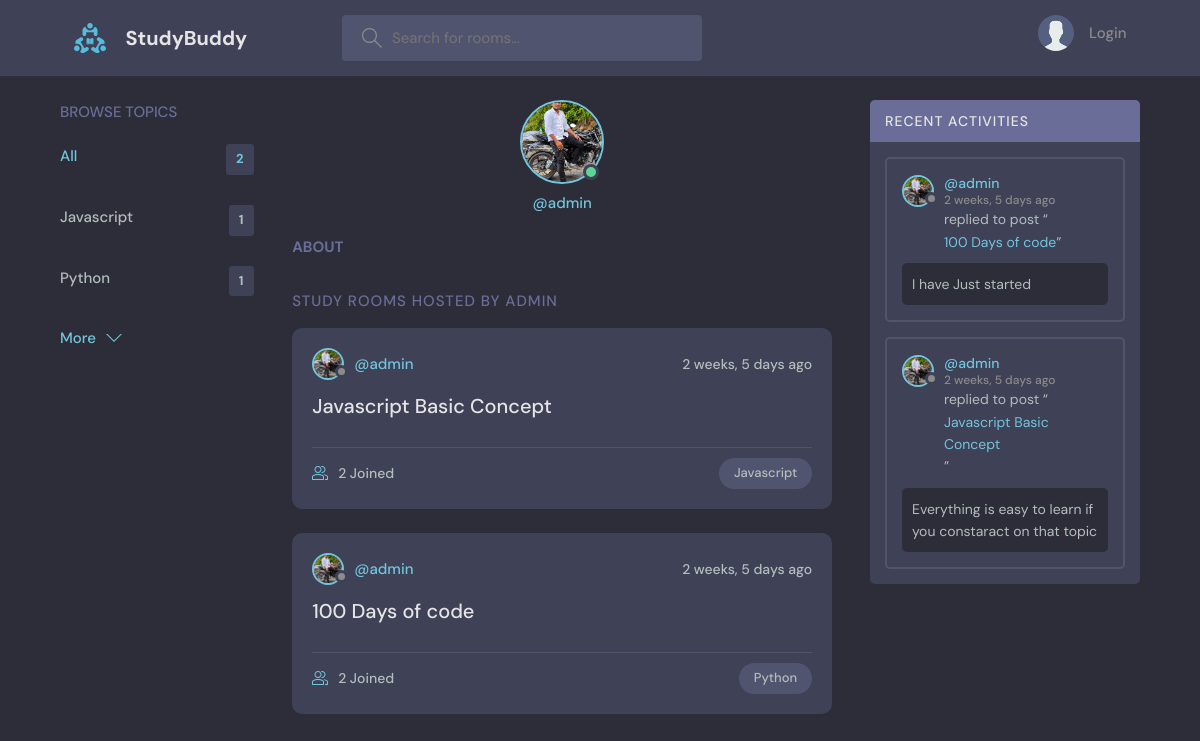
Page /room/user-profile/1 on the committed database.
### room/models.py (models this page shows, shortened)
class Topic(models.Model):
    name = models.CharField(max_length=200)

class Room(models.Model):
    host = models.ForeignKey(User, on_delete=models.SET_NULL , null=True)
    topic = models.ForeignKey(Topic, on_delete=models.SET_NULL , null=True)
    name = models.CharField(max_length=200)
    description = models.TextField(max_length=500,null=True, blank=True)
    participants = models.ManyToManyField(User , related_name="participants", blank=True)
    updated = models.DateTimeField(auto_now=True)
    created = models.DateTimeField(auto_now=True)
    def __str__(self):
        return self.name

class Message(models.Model):
    user = models.ForeignKey(User, on_delete=models.CASCADE)
    room = models.ForeignKey(Room , on_delete=models.CASCADE)
    body = models.TextField()
    updated = models.DateTimeField(auto_now=True)
    created = models.DateTimeField(auto_now=True)
    class Meta:
        ordering = ['-updated' , '-created']

### pages/models.py (models this page shows, shortened)
class profile(models.Model):
    user = models.OneToOneField(User , on_delete=models.CASCADE)
    profile_picture = models.ImageField(upload_to="static/profiles")
    bio = models.TextField()

### room/views.py (the view)
# urls.py: path('user-profile/<str:pk>',views.user_profile,name="user-profile"),
def user_profile(request,pk):
    Topic_list = Topic.objects.all()
    user = User.objects.get(pk=pk)
    rooms = Room.objects.filter(host = User.objects.get(username=user.username))
    room_message = Message.objects.filter(user = User.objects.get(username=user.username))
    context = {
        'Topic_list' : Topic_list,
        'user' : user,
        'rooms' : rooms,
        'room_message' : room_message
    }
    return render(request,"room/user_profile.html",context)

### room/templates/room/user_profile.html (shortened to what this page needs)
{% extends 'pages/base.html' %}
{% block content %}
<main class="profile-page layout layout--3">
    <div class="container">
      {% include 'pages/topic_component.html' %}
      <div class="roomList">
        <div class="profile">
          <div class="profile__avatar">
            <div class="avatar avatar--large active">
              <img src="{{user.profile.profile_picture.url}}" />
            </div>
          </div>
          <div class="profile__info">
            <p>@{{user.username}}</p>
          </div>
          <div class="profile__about">
            <h3>About</h3>
          </div>
        </div>
        <div class="roomList__header">
          <div>
            <h2>Study Rooms Hosted by {{user.username}}</a>
            </h2>
          </div>
        </div>
        {% include 'pages/feed_component.html' %}
      </div>
      {% include 'pages/activity_component.html' %}
    </div>
  </main>
{% endblock content %}

### pages/templates/pages/base.html (shortened to what this page needs)
{% load static %}
<!DOCTYPE html>
<html lang="en">
  <head>
    <link rel="stylesheet" href="{% static 'styles/style.css' %}"/>
  </head>
  <body>
  {% include 'pages/navbar.html' %}
{% block content %}
{% endblock content %}
  </body>
</html>

### pages/templates/pages/navbar.html (shortened to what this page needs)
{% load static %}
<header class="header header--loggedIn">
  <div class="container">
    <a href="/" class="header__logo">
      <img src="{% static 'images/logo.svg' %}" />
      <h1>StudyBuddy</h1>
    </a>
    <form method="GET" class="header__search" action="">
      <label>
        <input placeholder="Search for rooms..." name="q"/>
      </label>
    </form>
    <nav class="header__menu">
      {% if request.user.is_authenticated %}
      <div class="header__user">
        <a href="{% url 'current_user_profile' %}">
          <div class="avatar avatar--medium active">
            <img src="{{request.user.profile.profile_picture.url}}" />
          </div>
          <p>{{request.user.username}} <span>@{{request.user.username}}</span></p>
        </a>
        <button class="dropdown-button">
          <svg
            version="1.1"
            xmlns="http://www.w3.org/2000/svg"
            width="32"
            height="32"
            viewBox="0 0 32 32"
          >
            <title>chevron-down</title>
            <path d="M16 21l-13-13h-3l16 16 16-16h-3l-13 13z"></path>
          </svg>
        </button>
      </div>
      {% else %}
      <a href="{% url 'login' %}">
        <img src="{% static 'images/avatar.svg' %}" />
        <p>Login</p>
      </a>
      {% endif %}
    </nav>
  </div>
</header>

### pages/templates/pages/topic_component.html
<div class="topics">
    <div class="topics__header">
      <h2>Browse Topics</h2>
    </div>
    <ul class="topics__list">
      <li>
        <a href="/" class="active">All <span>{{Topic_list.count}}</span></a>
      </li>
      <form>
    {% for topic in Topic_list %}
      <li>
        <a href="{% url 'index' %}?q={{topic.name}}">{{topic.name}}<span>{{topic.room_set.all.count}}</span></a>
      </li>
    {% endfor %}
    </form>
    </ul>
    <a class="btn btn--link" href="topics.html">
      More
      <svg version="1.1" xmlns="http://www.w3.org/2000/svg" width="32" height="32" viewBox="0 0 32 32">
        <title>chevron-down</title>
        <path d="M16 21l-13-13h-3l16 16 16-16h-3l-13 13z"></path>
      </svg>
    </a>
  </div>

### pages/templates/pages/feed_component.html (shortened to what this page needs)
{% for room in rooms %}
<div class="roomListRoom">
    <div class="roomListRoom__header">
        <a href="{% url 'user-profile' room.host.id %}" class="roomListRoom__author">
            <div class="avatar avatar--small">
                <img src="{{room.host.profile.profile_picture.url}}" />
            </div>
            <span>@{{room.host.username}}</span>
        </a>
        <div class="roomListRoom__actions">
            <span>{{room.created|timesince}} ago</span>
        </div>
    </div>
    <div class="roomListRoom__content">
        <a href="{% url 'room_detail' room.id %}">{{room.name}}</a>
    </div>
    <div class="roomListRoom__meta">
        <a href="{% url 'room_detail' room.id %}" class="roomListRoom__joined">
            {{room.participants.all.count}} Joined
        </a>
        <p class="roomListRoom__topic">{{room.topic.name}}</p>
    </div>
</div>
{% endfor %}

### pages/templates/pages/activity_component.html (shortened to what this page needs)
<div class="activities">
  <div class="activities__header">
      <h2>Recent Activities</h2>
  </div>
  {% for message in room_message %}
  <div class="activities__box">
      <div class="activities__boxHeader roomListRoom__header">
          <a href="{% url 'user-profile' message.user.id %}" class="roomListRoom__author">
              <div class="avatar avatar--small">
                  <img src="{{message.user.profile.profile_picture.url}}" />
              </div>
              <p>
                  @{{message.user.username}}
                  <span>{{message.created|timesince}} ago</span>
              </p>
          </a>
      </div>
      <div class="activities__boxContent">
          <p>replied to post “<a href="{% url 'room_detail' message.room.id %}">{{message.room}}</a>”</p>
          <div class="activities__boxRoomContent">{{message.body}}</div>
      </div>
  </div>
  {% endfor %}
</div>

### rows in the picture
Topic: name "Javascript", room_set.all.count "1"
Topic: name "Python", room_set.all.count "1"
Room: host.profile.profile_picture (picture), host.username "admin", created "2 weeks, 5 days", name "Javascript Basic Concept", participants.all.count "2", topic.name "Javascript"
Room: host.profile.profile_picture (picture), host.username "admin", created "2 weeks, 5 days", name "100 Days of code", participants.all.count "2", topic.name "Python"
Message: user.profile.profile_picture (picture), user.username "admin", created "2 weeks, 5 days", room "100 Days of code", body "I have Just started"
Message: user.profile.profile_picture (picture), user.username "admin", created "2 weeks, 5 days", room "Javascript Basic Concept", body "Everything is easy to learn if you constaract on that topic"

### other values in the picture
{{ Topic_list.count }} "2"
{{ user.username }} "admin"
{{ user.username }} "ADMIN"
